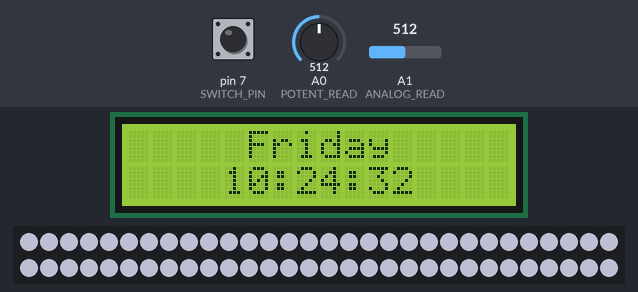
Recording of a sketch running on a simulated Arduino Uno, built with avr-gcc and run on an emulated ATmega328P. Parts: 16×2 character LCD, 60 RGB LEDs in strip order, left to right, continuing on the next row. The inputs (shaded band) are chosen by the test bench; at power-on: pin 7 (SWITCH_PIN) HIGH, A0 (POTENT_READ) = 512, A1 (ANALOG_READ) = 512. Dim RGB values are drawn brighter than linear; the local clock reads 2024-03-15 10:24:30 at power-on unless the sketch sets it.

Above: at 2.2 s.
2.3 s: pin 7 (SWITCH_PIN) pulled LOW for 3.2 s
At 2.78 s:
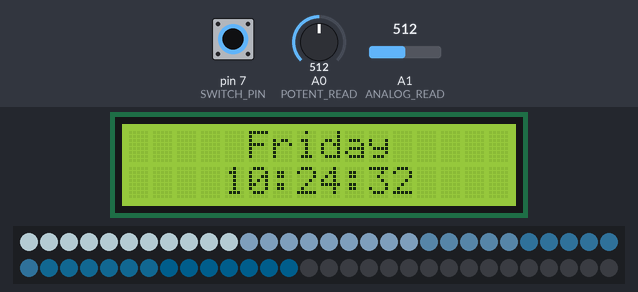
7.0 s: A0 (POTENT_READ) set to 6
At 7.8 s:
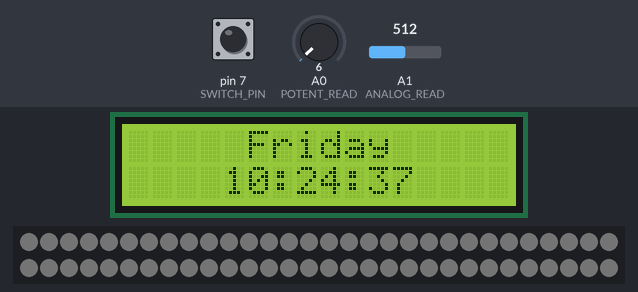
9.5 s: A0 (POTENT_READ) set to 3
At 10.7 s:
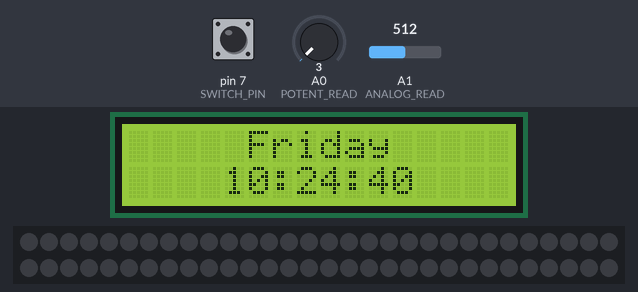
12.5 s: A0 (POTENT_READ) set to 20
At 13.6 s:
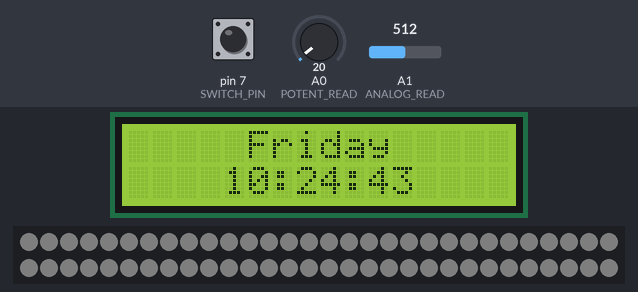
14.5 s: pin 7 (SWITCH_PIN) pulled LOW for 0.15 s
At 14.61 s:
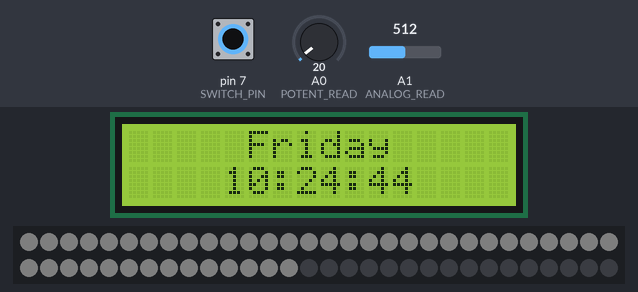
16.1 s: pin 7 (SWITCH_PIN) pulled LOW for 1 s
At 16.86 s:
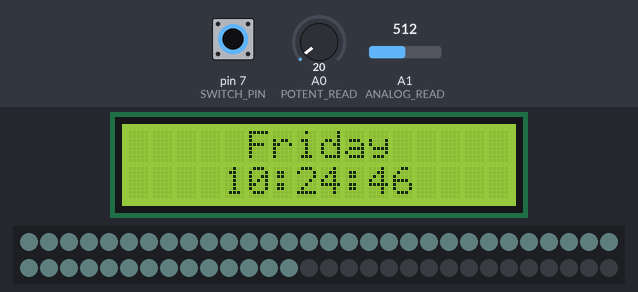
Timing chart, 0 to 19.1 s (numbered marks = the images above; inputs shaded):
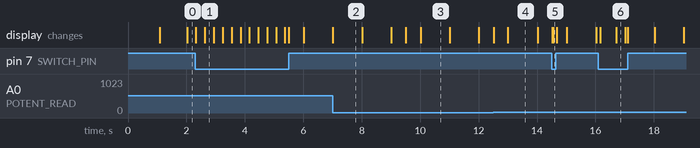

Measured:
- the behaviour switches between 5 and 4 on A0 (POTENT_READ) (found by bisection; images 2 and 3)
- what the display in image 2 shows lasts 1.0 s, from 7.0 s to 8.0 s

The sketch:

FinalProject_.ino
```cpp
#include <FastLED.h>
#include <DS3231.h>
#include <LiquidCrystal.h>

#define NUM_LEDS 60 //The amount of LEDs in the setup
#define LED_PIN 2 //The pin that controls the LEDs
#define ANALOG_READ 1 //The pin that we read sensor values form
#define MIC_LOW 0.0 //Microphone min and max value
#define MIC_HIGH 753.0
#define AVGLEN 5 //How many previous sensor values effects the operating average
#define LONG_SECTOR 20 //How many previous sensor values decides if we are on a peak/HIGH
#define HIGH 3 //Mneumonics
#define NORMAL 2
#define MSECS 30 * 1000 //How long do we keep the "current average" sound, before restarting the measuring
#define CYCLES MSECS / DELAY
#define DELAY 1
#define DEV_THRESH 0.8 //how much a reading is allowed to deviate from the average before being discarded
#define POTENT_READ 0 //The pin that we read the potentiometer from
#define SWITCH_PIN 7//The pin that we read the switch from

float fscale( float originalMin, float originalMax, float newBegin, float newEnd, float inputValue, float curve); //Imported from Arduino
void insert(int val, int *avgs, int len);
int compute_average(int *avgs, int len);
void visualize_music();

int curshow = NUM_LEDS; //Number of LEDs to display
int mode = 0; //switch between sound reactive mode and solid white
int songmode = NORMAL; //different colors based on the mode
unsigned long song_avg; //Average sound measurement the last CYCLES
int iter = 0; //amount of iterations since the song_avg was reset
float fade_scale = 1.2; //speed LEDs fade to black unless relit
const int rs = 12, en = 11, d4 = 8, d5 = 9, d6 = 10, d7 = 13;

LiquidCrystal lcd(rs, en, d4, d5, d6, d7);
DS3231  rtc(SDA, SCL);

//Arrays
CRGB leds[NUM_LEDS]; //LED array
int avgs[AVGLEN] = {-1}; //shorter sound avg used to normalize the input values
int long_avg[LONG_SECTOR] = {-1}; //Longer sound avg

//Keeping track how often, and how long times we hit a certain mode
struct time_keeping {
  unsigned long times_start;
  short times;
};

struct color {
  int r;
  int g;
  int b;
};


struct time_keeping high;
struct color Color;

void setup() {
  Serial.begin(9600);
  pinMode(7, INPUT); //slide button
  rtc.begin();
  lcd.begin(16,2); //16 columns and 2 rows
  //rtc.setDOW(MONDAY);     // comment once set
  //rtc.setTime(23, 24, 30);     // comment once set
  //rtc.setDate(27, 05, 2019);   // comment once set

  //Set all lights to make sure all are working as expected
  FastLED.addLeds<NEOPIXEL, LED_PIN>(leds, NUM_LEDS);
  for (int i = 0; i < NUM_LEDS; i++)
    leds[i] = CRGB(0, 0, 255); //set them to blue
  FastLED.show();
  delay(1000);

  //fill average with low values to begin
  for (int i = 0; i < AVGLEN; i++) {
    insert(250, avgs, AVGLEN);
  }

  //Initialize values for classes
  high.times = 0;
  high.times_start = millis();
  Color.r = 0;
  Color.g = 0;
  Color.b = 1;
}

//where brightness, mode, and time is read
void loop() {
  if(rtc.getDOWStr() == "Wednesday") {
    lcd.setCursor(3, 0);
    lcd.print(rtc.getDOWStr());
  }
  else if (rtc.getDOWStr() == "Thursday" || rtc.getDOWStr() == "Saturday" || rtc.getDOWStr() == "Tuesday") {
    lcd.setCursor(4, 0);
    lcd.print(rtc.getDOWStr());
  }
  else if (rtc.getDOWStr() == "Monday" || rtc.getDOWStr() == "Sunday" || rtc.getDOWStr() == "Friday") {
    lcd.setCursor(5, 0);
    lcd.print(rtc.getDOWStr());
  }
  lcd.setCursor(4, 1);
  lcd.print(rtc.getTimeStr());
  mode = digitalRead(SWITCH_PIN);
  switch(mode) {
    case 0:
      visualize_music();
      break;
    case 1:
      solid_light();
      break;
    default:
      break;
  }
    delay(DELAY);       // delay in between reads for stability
}

void set_brightness() {
  int potent_value, mapped;
  potent_value = analogRead(POTENT_READ);
  mapped = map(potent_value, 0, 1023, 0, 255);
  FastLED.setBrightness(mapped);
}

void solid_light() {
  for (int i = 0; i < NUM_LEDS; i++) {
        leds[i] = CRGB(230, 230, 255); //set them all to white
      }
  set_brightness();
  FastLED.show();
}


// Checks if the lamp should either enter a HIGH mode or back to NORMAL.
// Enters HIGH mode if 30 or more sensor values are higher than 1.1xaverage over a few milliseconds
void check_high(int avg) {
  if (avg > (song_avg/iter * 1.1))  {
    if (high.times != 0) {
      if (millis() - high.times_start > 200.0) {
        high.times = 0;
        songmode = NORMAL;
      } else {
        high.times_start = millis();
        high.times++;
      }
    }
    else {
      high.times++;
      high.times_start = millis();
    }
  }
  if (high.times > 30 && millis() - high.times_start < 50.0)
    songmode = HIGH;
  else if (millis() - high.times_start > 200) {
    high.times = 0;
    songmode = NORMAL;
  }
}

//visualizing the sounds to the lamp
void visualize_music() {
  int sensor_value, mapped, avg, longavg;

  //Actual sensor value
  sensor_value = analogRead(ANALOG_READ);

  //return if 0. Most likely garbage.
  if (sensor_value == 0)
    return;

  //return if reading deviates too much from past avg.
  mapped = (float)fscale(MIC_LOW, MIC_HIGH, MIC_LOW, (float)MIC_HIGH, (float)sensor_value, 2.0);
  avg = compute_average(avgs, AVGLEN);

  if (((avg - mapped) > avg*DEV_THRESH)) //|| ((avg - mapped) < -avg*DEV_THRESH))
    return;

  //Insert new avg. values
  insert(mapped, avgs, AVGLEN);
  insert(avg, long_avg, LONG_SECTOR);

  //Compute the "song average" sensor value
  song_avg += avg;
  iter++;
  if (iter > CYCLES) {
    song_avg = song_avg / iter;
    iter = 1;
  }

  longavg = compute_average(long_avg, LONG_SECTOR);

  //Check to enter HIGH mode
  check_high(longavg);

  //change colors accordingly
  if (songmode == HIGH) {
    fade_scale = 3;
    Color.r = 5;
    Color.g = 3;
    Color.b = -1;
  }
  else if (songmode == NORMAL) {
    fade_scale = 2;
    Color.r = -1;
    Color.b = 2;
    Color.g = 1;
  }

  //How many of the LEDs to lit
  curshow = fscale(MIC_LOW, MIC_HIGH, 0.0, (float)NUM_LEDS, (float)avg, -1); //adjust here

  //Set the curshow leds. Bounded from 0-255.
  for (int i = 0; i < NUM_LEDS; i++)
    //The leds we want to show
    if (i < curshow) {
      if (leds[i].r + Color.r > 255)
        leds[i].r = 255;
      else if (leds[i].r + Color.r < 0)
        leds[i].r = 0;
      else
        leds[i].r = leds[i].r + Color.r;

      if (leds[i].g + Color.g > 255)
        leds[i].g = 255;
      else if (leds[i].g + Color.g < 0)
        leds[i].g = 0;
      else
        leds[i].g = leds[i].g + Color.g;

      if (leds[i].b + Color.b > 255)
        leds[i].b = 255;
      else if (leds[i].b + Color.b < 0)
        leds[i].b = 0;
      else
        leds[i].b = leds[i].b + Color.b;

    //Other LEDs begin to fade to black
    } else {
      leds[i] = CRGB(leds[i].r/fade_scale, leds[i].g/fade_scale, leds[i].b/fade_scale);
    }
  set_brightness();
  FastLED.show();
}

//Compute average of array. Parameters are starting pointer and length
int compute_average(int *avgs, int len) {
  int sum = 0;
  for (int i = 0; i < len; i++)
    sum += avgs[i];

  return (int)(sum / len);
}

//Insert a value into an array, and shift it down removing
//the first value if array already full
void insert(int val, int *avgs, int len) {
  for (int i = 0; i < len; i++) {
    if (avgs[i] == -1) {
      avgs[i] = val;
      return;
    }
  }

  for (int i = 1; i < len; i++) {
    avgs[i - 1] = avgs[i];
  }
  avgs[len - 1] = val;
}

//Just like map, but with a curve on the scale
//Imported from Arduino
float fscale( float originalMin, float originalMax, float newBegin, float
    newEnd, float inputValue, float curve){

  float OriginalRange = 0;
  float NewRange = 0;
  float zeroRefCurVal = 0;
  float normalizedCurVal = 0;
  float rangedValue = 0;
  boolean invFlag = 0;

  // condition curve parameter
  // limit range
  if (curve > 10) curve = 10;
  if (curve < -10) curve = -10;
  curve = (curve * -.1) ; // - invert and scale - this seems more intuitive - postive numbers give more weight to high end on output
  curve = pow(10, curve); // convert linear scale into lograthimic exponent for other pow function

  // Check for out of range inputValues
  if (inputValue < originalMin) {
    inputValue = originalMin;
  }
  if (inputValue > originalMax) {
    inputValue = originalMax;
  }

  // Zero Refference the values
  OriginalRange = originalMax - originalMin;

  if (newEnd > newBegin){
    NewRange = newEnd - newBegin;
  }
  else
  {
    NewRange = newBegin - newEnd;
    invFlag = 1;
  }
  zeroRefCurVal = inputValue - originalMin;
  normalizedCurVal  =  zeroRefCurVal / OriginalRange;   // normalize to 0 - 1 float

  // Check for originalMin > originalMax  - the math for all other cases i.e. negative numbers seems to work out fine
  if (originalMin > originalMax ) {
    return 0;
  }
  if (invFlag == 0){
    rangedValue =  (pow(normalizedCurVal, curve) * NewRange) + newBegin;
  }
  else     // invert the ranges
  {
    rangedValue =  newBegin - (pow(normalizedCurVal, curve) * NewRange);
  }
  return rangedValue;
}
```
